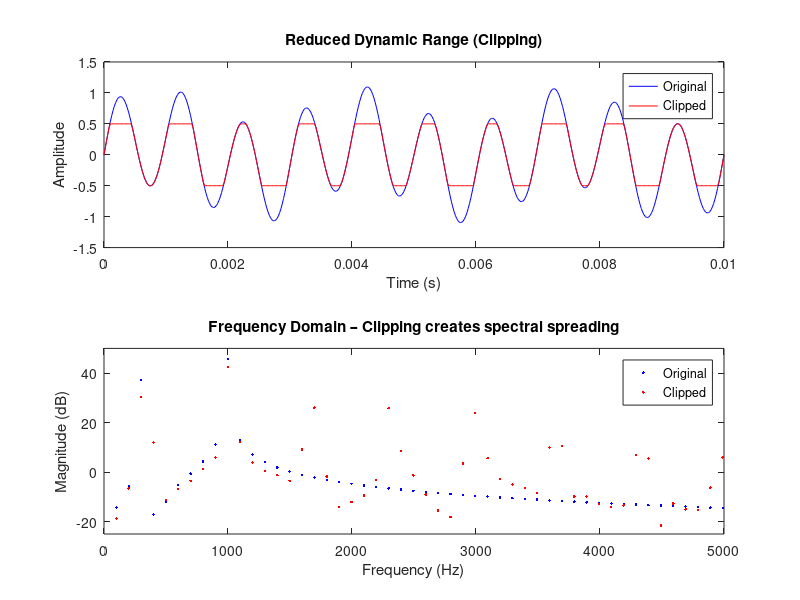
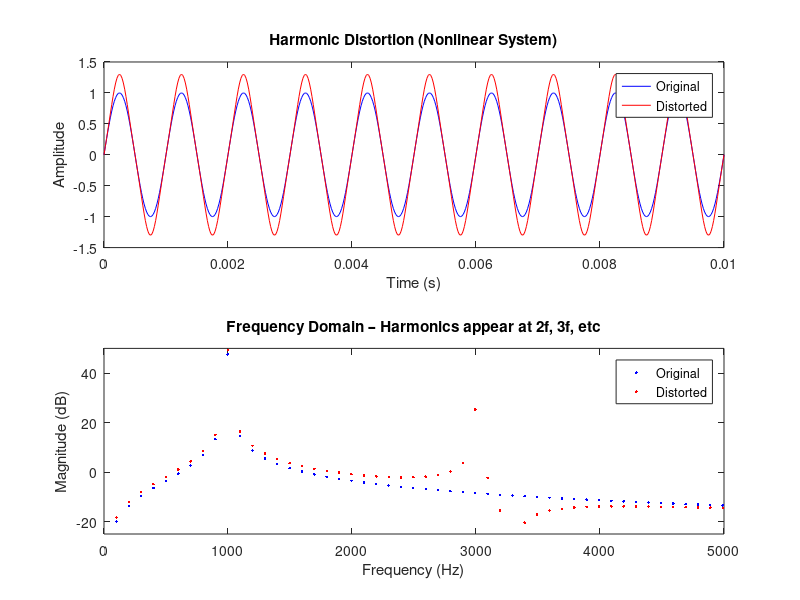
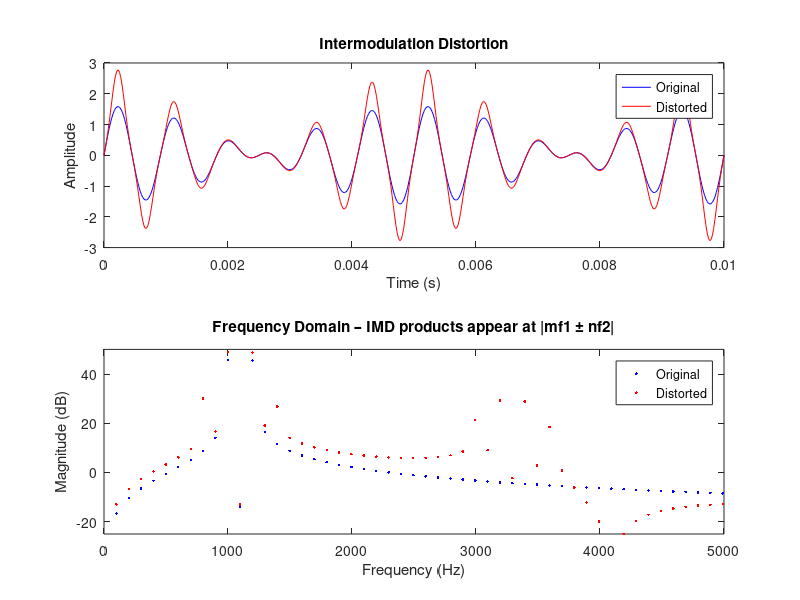

The MATLAB source for these figures, in order:
%% Distortion Consequences Visualization
clear; close all; clc;

fs = 48000;              % Sampling rate
t = 0:1/fs:0.01;         % Short time window for display

to_dB = @(x) 20*log10(abs(x) + eps);  % Safe dB conversion

%% ------------------------------------------------------------
% 1. REDUCED DYNAMIC RANGE (Clipping)
%% ------------------------------------------------------------
x = 0.8*sin(2*pi*1000*t) + 0.3*sin(2*pi*300*t);   % Original signal
clipLevel = 0.5;
x_clip = max(min(x,clipLevel), -clipLevel);        % Hard clipping

% FFT
N = length(x);
f = (0:N-1)*(fs/N);
X  = abs(fft(x));
Xc = abs(fft(x_clip));

figure;
subplot(2,1,1)
plot(t,x, 'b'); hold on;
plot(t,x_clip,'r');
title('Reduced Dynamic Range (Clipping)');
xlabel('Time (s)');
ylabel('Amplitude');
legend('Original','Clipped');

subplot(2,1,2)
plot(f(1:N/2), to_dB(X(1:N/2)), 'b', 'LineStyle', 'none', 'Marker','.'); hold on;
plot(f(1:N/2), to_dB(Xc(1:N/2)), 'r', 'LineStyle', 'none','Marker','.');
title('Frequency Domain – Clipping creates spectral spreading');
xlabel('Frequency (Hz)');
xlim([0 5000]);
ylim([-25 50]);
ylabel('Magnitude (dB)');
legend('Original','Clipped');


%% ------------------------------------------------------------
% 2. HARMONIC DISTORTION
%% ------------------------------------------------------------
f0 = 1000;                         % Fundamental tone
x = sin(2*pi*f0*t);                % Clean tone
nonlinear = @(u) u + 0.3*u.^3;     % Cubic nonlinearity
x_harm = nonlinear(x);             % Harmonic distortion

% FFT
X  = abs(fft(x));
Xh = abs(fft(x_harm));

figure;
subplot(2,1,1)
plot(t, x, 'b'); hold on;
plot(t, x_harm,'r');
title('Harmonic Distortion (Nonlinear System)');
xlabel('Time (s)');
ylabel('Amplitude');
legend('Original','Distorted');

subplot(2,1,2)
plot(f(1:N/2), to_dB(X(1:N/2)), 'b', 'LineStyle', 'none', 'Marker','.'); hold on;
plot(f(1:N/2), to_dB(Xh(1:N/2)), 'r', 'LineStyle', 'none', 'Marker','.');
title('Frequency Domain – Harmonics appear at 2f, 3f, etc');
xlabel('Frequency (Hz)');
xlim([0 5000]);
ylim([-25 50]);
ylabel('Magnitude (dB)');
legend('Original','Distorted');


%% ------------------------------------------------------------
% 3. INTERMODULATION DISTORTION
%% ------------------------------------------------------------
f1 = 1000; 
f2 = 1200;
x = 0.8*sin(2*pi*f1*t) + 0.8*sin(2*pi*f2*t);   % Two-tone test signal
x_IMD = nonlinear(x);                          % Apply nonlinearity

% FFT
X  = abs(fft(x));
Xi = abs(fft(x_IMD));

figure;
subplot(2,1,1)
plot(t, x, 'b'); hold on;
plot(t, x_IMD,'r');
title('Intermodulation Distortion');
xlabel('Time (s)');
ylabel('Amplitude');
legend('Original','Distorted');

subplot(2,1,2)
plot(f(1:N/2), to_dB(X(1:N/2)), 'b','LineStyle', 'none','Marker','.'); hold on;
plot(f(1:N/2), to_dB(Xi(1:N/2)), 'r','LineStyle', 'none','Marker','.');
title('Frequency Domain – IMD products appear at |mf1 ± nf2|');
xlabel('Frequency (Hz)');
xlim([0 5000]);
ylim([-25 50]);
ylabel('Magnitude (dB)');
legend('Original','Distorted');
